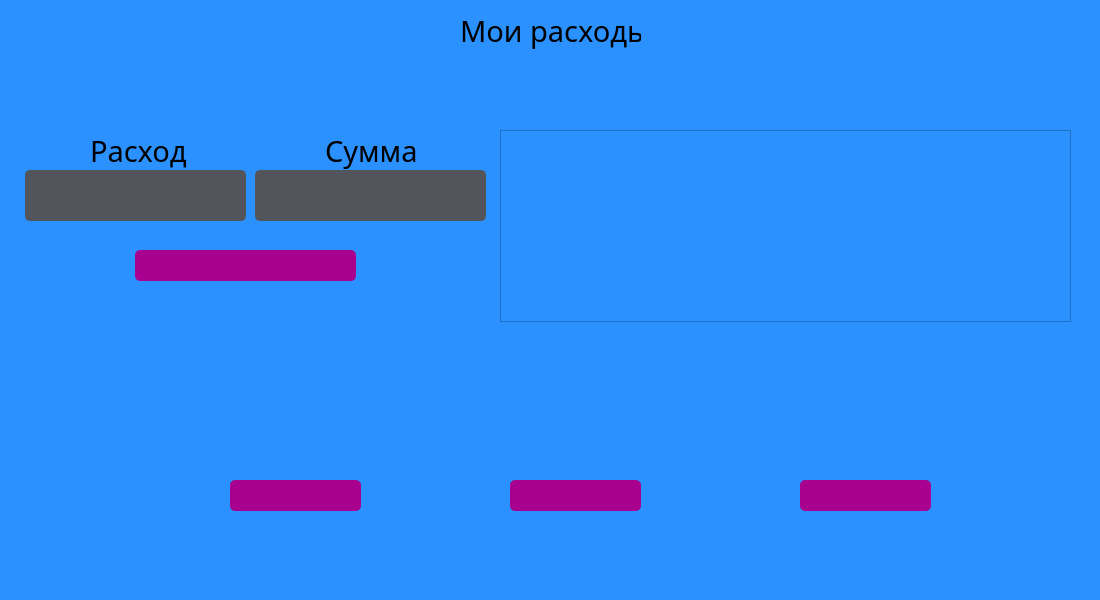
<?xml version="1.0" encoding="UTF-8"?>
<ui version="4.0">
 <class>MainWindow</class>
 <widget class="QMainWindow" name="MainWindow">
  <property name="geometry">
   <rect>
    <x>0</x>
    <y>0</y>
    <width>1100</width>
    <height>600</height>
   </rect>
  </property>
  <property name="windowTitle">
   <string>Финансовый Следопыт</string>
  </property>
  <property name="windowIcon">
   <iconset>
    <normaloff>ico.ico</normaloff>ico.ico</iconset>
  </property>
  <property name="styleSheet">
   <string notr="true">background-color: rgb(42, 145, 255)</string>
  </property>
  <widget class="QWidget" name="centralwidget">
   <widget class="QLabel" name="money">
    <property name="geometry">
     <rect>
      <x>460</x>
      <y>0</y>
      <width>181</width>
      <height>61</height>
     </rect>
    </property>
    <property name="font">
     <font>
      <family>Impact</family>
      <pointsize>22</pointsize>
     </font>
    </property>
    <property name="text">
     <string>Мои расходы</string>
    </property>
   </widget>
   <widget class="QLabel" name="money_2">
    <property name="geometry">
     <rect>
      <x>90</x>
      <y>130</y>
      <width>101</width>
      <height>41</height>
     </rect>
    </property>
    <property name="font">
     <font>
      <family>Impact</family>
      <pointsize>22</pointsize>
     </font>
    </property>
    <property name="autoFillBackground">
     <bool>false</bool>
    </property>
    <property name="styleSheet">
     <string notr="true">background-color: None</string>
    </property>
    <property name="text">
     <string>Расход</string>
    </property>
   </widget>
   <widget class="QLabel" name="money_3">
    <property name="geometry">
     <rect>
      <x>325</x>
      <y>130</y>
      <width>91</width>
      <height>41</height>
     </rect>
    </property>
    <property name="font">
     <font>
      <family>Impact</family>
      <pointsize>22</pointsize>
     </font>
    </property>
    <property name="autoFillBackground">
     <bool>false</bool>
    </property>
    <property name="styleSheet">
     <string notr="true">background-color: None</string>
    </property>
    <property name="text">
     <string>Сумма</string>
    </property>
   </widget>
   <widget class="QPushButton" name="add_button">
    <property name="geometry">
     <rect>
      <x>135</x>
      <y>250</y>
      <width>221</width>
      <height>31</height>
     </rect>
    </property>
    <property name="font">
     <font>
      <family>Impact</family>
      <pointsize>14</pointsize>
     </font>
    </property>
    <property name="styleSheet">
     <string notr="true">QPushButton{
	color: white;
	background-color: rgb(168, 0, 143);
	border-radius: 5;
}

QPushButton::hover{
	background-color: rgb(138, 0, 120);
}</string>
    </property>
    <property name="text">
     <string/>
    </property>
   </widget>
   <widget class="QLineEdit" name="amount_input">
    <property name="enabled">
     <bool>true</bool>
    </property>
    <property name="geometry">
     <rect>
      <x>255</x>
      <y>170</y>
      <width>231</width>
      <height>51</height>
     </rect>
    </property>
    <property name="font">
     <font>
      <family>Impact</family>
      <pointsize>14</pointsize>
     </font>
    </property>
    <property name="mouseTracking">
     <bool>true</bool>
    </property>
    <property name="focusPolicy">
     <enum>Qt::ClickFocus</enum>
    </property>
    <property name="styleSheet">
     <string notr="true">background-color:rgb(83, 85, 93);
border: 2px solid rgb(83, 85, 93);
border-radius: 5;
color:white</string>
    </property>
    <property name="frame">
     <bool>true</bool>
    </property>
    <property name="alignment">
     <set>Qt::AlignCenter</set>
    </property>
    <property name="placeholderText">
     <string/>
    </property>
   </widget>
   <widget class="QPushButton" name="distribution_button">
    <property name="geometry">
     <rect>
      <x>800</x>
      <y>480</y>
      <width>131</width>
      <height>31</height>
     </rect>
    </property>
    <property name="font">
     <font>
      <family>Impact</family>
      <pointsize>14</pointsize>
     </font>
    </property>
    <property name="styleSheet">
     <string notr="true">QPushButton{
	color: white;
	background-color: rgb(168, 0, 143);
	border-radius: 5;
}

QPushButton::hover{
	background-color: rgb(138, 0, 120);
}</string>
    </property>
    <property name="text">
     <string/>
    </property>
   </widget>
   <widget class="QLabel" name="login_img_3">
    <property name="geometry">
     <rect>
      <x>720</x>
      <y>470</y>
      <width>51</width>
      <height>51</height>
     </rect>
    </property>
    <property name="focusPolicy">
     <enum>Qt::ClickFocus</enum>
    </property>
    <property name="text">
     <string/>
    </property>
    <property name="pixmap">
     <pixmap>C:/Users/Misha/Downloads/Проект/user.png</pixmap>
    </property>
    <property name="scaledContents">
     <bool>true</bool>
    </property>
    <property name="alignment">
     <set>Qt::AlignCenter</set>
    </property>
   </widget>
   <widget class="QPushButton" name="expenses_button">
    <property name="geometry">
     <rect>
      <x>510</x>
      <y>480</y>
      <width>131</width>
      <height>31</height>
     </rect>
    </property>
    <property name="font">
     <font>
      <family>Impact</family>
      <pointsize>14</pointsize>
     </font>
    </property>
    <property name="styleSheet">
     <string notr="true">QPushButton{
	color: white;
	background-color: rgb(168, 0, 143);
	border-radius: 5;
}

QPushButton::hover{
	background-color: rgb(138, 0, 120);
}</string>
    </property>
    <property name="text">
     <string/>
    </property>
   </widget>
   <widget class="QPushButton" name="income_button">
    <property name="geometry">
     <rect>
      <x>230</x>
      <y>480</y>
      <width>131</width>
      <height>31</height>
     </rect>
    </property>
    <property name="font">
     <font>
      <family>Impact</family>
      <pointsize>14</pointsize>
     </font>
    </property>
    <property name="styleSheet">
     <string notr="true">QPushButton{
	color: white;
	background-color: rgb(168, 0, 143);
	border-radius: 5;
}

QPushButton::hover{
	background-color: rgb(138, 0, 120);
}</string>
    </property>
    <property name="text">
     <string/>
    </property>
   </widget>
   <widget class="QLineEdit" name="income_input">
    <property name="enabled">
     <bool>true</bool>
    </property>
    <property name="geometry">
     <rect>
      <x>25</x>
      <y>170</y>
      <width>221</width>
      <height>51</height>
     </rect>
    </property>
    <property name="font">
     <font>
      <family>Impact</family>
      <pointsize>14</pointsize>
     </font>
    </property>
    <property name="mouseTracking">
     <bool>true</bool>
    </property>
    <property name="focusPolicy">
     <enum>Qt::ClickFocus</enum>
    </property>
    <property name="styleSheet">
     <string notr="true">background-color:rgb(83, 85, 93);
border: 2px solid rgb(83, 85, 93);
border-radius: 5;
color:white</string>
    </property>
    <property name="frame">
     <bool>true</bool>
    </property>
    <property name="alignment">
     <set>Qt::AlignCenter</set>
    </property>
    <property name="placeholderText">
     <string/>
    </property>
   </widget>
   <widget class="QLabel" name="login_img">
    <property name="geometry">
     <rect>
      <x>170</x>
      <y>470</y>
      <width>51</width>
      <height>51</height>
     </rect>
    </property>
    <property name="focusPolicy">
     <enum>Qt::ClickFocus</enum>
    </property>
    <property name="text">
     <string/>
    </property>
    <property name="pixmap">
     <pixmap>C:/Users/Misha/Downloads/Проект/user.png</pixmap>
    </property>
    <property name="scaledContents">
     <bool>true</bool>
    </property>
    <property name="alignment">
     <set>Qt::AlignCenter</set>
    </property>
   </widget>
   <widget class="QLabel" name="login_img_2">
    <property name="geometry">
     <rect>
      <x>430</x>
      <y>470</y>
      <width>51</width>
      <height>51</height>
     </rect>
    </property>
    <property name="focusPolicy">
     <enum>Qt::ClickFocus</enum>
    </property>
    <property name="text">
     <string/>
    </property>
    <property name="pixmap">
     <pixmap>C:/Users/Misha/Downloads/Проект/user.png</pixmap>
    </property>
    <property name="scaledContents">
     <bool>true</bool>
    </property>
    <property name="alignment">
     <set>Qt::AlignCenter</set>
    </property>
   </widget>
   <widget class="QTableWidget" name="table_expenses">
    <property name="geometry">
     <rect>
      <x>500</x>
      <y>130</y>
      <width>571</width>
      <height>192</height>
     </rect>
    </property>
   </widget>
  </widget>
  <widget class="QMenuBar" name="menubar">
   <property name="geometry">
    <rect>
     <x>0</x>
     <y>0</y>
     <width>1100</width>
     <height>21</height>
    </rect>
   </property>
  </widget>
  <widget class="QStatusBar" name="statusbar"/>
 </widget>
 <resources/>
 <connections/>
</ui>
